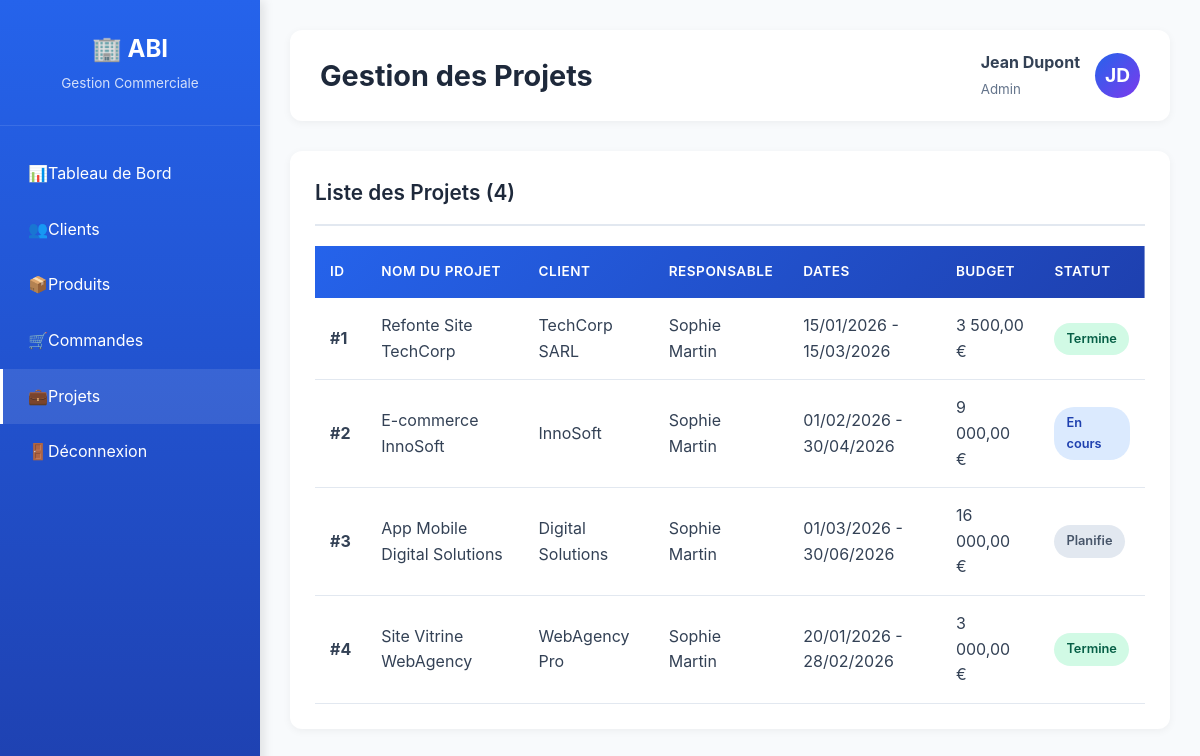
Page /public/pages/projets.php (signed in) on the committed database.
### tables this page shows
CREATE TABLE projets (
    id INT AUTO_INCREMENT PRIMARY KEY,
    nom VARCHAR(200) NOT NULL,
    description TEXT,
    client_id INT,
    responsable_id INT NOT NULL,
    date_debut DATE,
    date_fin DATE,
    statut ENUM('Planifie', 'En cours', 'Termine', 'Annule') DEFAULT 'Planifie',
    budget DECIMAL(12, 2),
    date_creation TIMESTAMP DEFAULT CURRENT_TIMESTAMP,
    FOREIGN KEY (client_id) REFERENCES clients(id) ON DELETE SET NULL,
    FOREIGN KEY (responsable_id) REFERENCES utilisateurs(id) ON DELETE CASCADE,
    INDEX idx_client (client_id),
    INDEX idx_responsable (responsable_id),
    INDEX idx_statut (statut)
);

CREATE TABLE clients (
    id INT AUTO_INCREMENT PRIMARY KEY,
    nom VARCHAR(100) NOT NULL,
    prenom VARCHAR(100) NOT NULL,
    entreprise VARCHAR(150),
    email VARCHAR(150) UNIQUE NOT NULL,
    telephone VARCHAR(20),
    adresse VARCHAR(255),
    ville VARCHAR(100),
    code_postal VARCHAR(10),
    pays VARCHAR(100) DEFAULT 'France',
    date_creation TIMESTAMP DEFAULT CURRENT_TIMESTAMP,
    INDEX idx_email (email),
    INDEX idx_entreprise (entreprise)
);

CREATE TABLE utilisateurs (
    id INT AUTO_INCREMENT PRIMARY KEY,
    nom VARCHAR(100) NOT NULL,
    prenom VARCHAR(100) NOT NULL,
    email VARCHAR(150) UNIQUE NOT NULL,
    mot_de_passe VARCHAR(255) NOT NULL,
    role ENUM('Directeur', 'RH', 'Commercial', 'Developpeur', 'Secretaire', 'Admin') DEFAULT 'Commercial',
    date_creation TIMESTAMP DEFAULT CURRENT_TIMESTAMP,
    INDEX idx_email (email),
    INDEX idx_role (role)
);

### includes/auth.php (called while the page is built, shortened)
<?php
function estConnecte() {
    return isset($_SESSION['utilisateur_id']);
}
function utilisateurConnecte() {
    if (estConnecte()) {
        return [
            'id' => $_SESSION['utilisateur_id'],
            'nom' => $_SESSION['utilisateur_nom'] ?? '',
            'prenom' => $_SESSION['utilisateur_prenom'] ?? '',
            'email' => $_SESSION['utilisateur_email'] ?? '',
            'role' => $_SESSION['utilisateur_role'] ?? ''
        ];
    }
    return null;
}

### classes/Database.php (called while the page is built, shortened)
<?php
class Database {
    private static $instance = null;
    private $connection;
    private function __construct() {
        try {
            $dsn = "mysql:host=" . DB_HOST . ";dbname=" . DB_NAME . ";charset=" . DB_CHARSET;
            $options = [
                PDO::ATTR_ERRMODE => PDO::ERRMODE_EXCEPTION,
                PDO::ATTR_DEFAULT_FETCH_MODE => PDO::FETCH_ASSOC,
                PDO::ATTR_EMULATE_PREPARES => false,
            ];
            $this->connection = new PDO($dsn, DB_USER, DB_PASS, $options);
        } catch (PDOException $e) {
            die("Erreur de connexion à la base de données: " . $e->getMessage());
        }
    }
    public static function getInstance() {
        if (self::$instance === null) {
            self::$instance = new self();
        }
        return self::$instance;
    }
    public function getConnection() {
        return $this->connection;
    }
}

### classes/Projet.php (called while the page is built, shortened)
<?php
class Projet {
    private $db;
    public function __construct() {
        $this->db = Database::getInstance()->getConnection();
    }
    public function getAll() {
        $stmt = $this->db->query("
            SELECT p.*,
                   c.nom as client_nom,
                   c.prenom as client_prenom,
                   c.entreprise as client_entreprise,
                   u.nom as responsable_nom,
                   u.prenom as responsable_prenom
            FROM projets p
            LEFT JOIN clients c ON p.client_id = c.id
            LEFT JOIN utilisateurs u ON p.responsable_id = u.id
            ORDER BY p.date_creation DESC
        ");
        return $stmt->fetchAll();
    }
}

### public/pages/projets.php (the view, shortened to what this page needs)
<?php
require_once '../../classes/Database.php';
require_once '../../classes/Projet.php';
require_once '../../includes/auth.php';
require_once '../../includes/functions.php';
$user = utilisateurConnecte();
$projetModel = new Projet();
$projets = $projetModel->getAll();
?>
<!DOCTYPE html>
<html lang="fr">
<head>
    <link rel="stylesheet" href="../../assets/css/style.css">
</head>
<body>
    <div class="wrapper">
        <aside class="sidebar">
            <div class="sidebar-header">
                <h2>🏢 ABI</h2>
                <p>Gestion Commerciale</p>
            </div>
            <nav class="sidebar-menu">
                <a href="../dashboard.php"><span>📊</span> Tableau de Bord</a>
                <a href="clients.php"><span>👥</span> Clients</a>
                <a href="produits.php"><span>📦</span> Produits</a>
                <a href="commandes.php"><span>🛒</span> Commandes</a>
                <a href="projets.php" class="active"><span>💼</span> Projets</a>
                <a href="../logout.php"><span>🚪</span> Déconnexion</a>
            </nav>
        </aside>
        <main class="main-content">
            <div class="header">
                <h1>Gestion des Projets</h1>
                <div class="user-info">
                    <div>
                        <strong><?php echo htmlspecialchars($user['prenom'] . ' ' . $user['nom']); ?></strong><br>
                        <small style="color: #64748b;"><?php echo htmlspecialchars($user['role']); ?></small>
                    </div>
                    <div class="user-avatar">
                        <?php echo strtoupper(substr($user['prenom'], 0, 1) . substr($user['nom'], 0, 1)); ?>
                    </div>
                </div>
            </div>
            <div class="card">
                <div class="card-header">
                    <h3>Liste des Projets (<?php echo count($projets); ?>)</h3>
                </div>
                <div class="table-responsive">
                    <table>
                        <thead>
                            <tr>
                                <th>ID</th>
                                <th>Nom du Projet</th>
                                <th>Client</th>
                                <th>Responsable</th>
                                <th>Dates</th>
                                <th>Budget</th>
                                <th>Statut</th>
                            </tr>
                        </thead>
                        <tbody>
                            <?php if (empty($projets)): ?>
                                <tr>
                                    <td colspan="7" style="text-align: center; padding: 30px;">Aucun projet trouvé</td>
                                </tr>
                            <?php else: ?>
                                <?php foreach ($projets as $projet): ?>
                                    <tr>
                                        <td><strong>#<?php echo $projet['id']; ?></strong></td>
                                        <td><?php echo htmlspecialchars($projet['nom']); ?></td>
                                        <td>
                                            <?php
                                            if ($projet['client_entreprise']) {
                                                echo htmlspecialchars($projet['client_entreprise']);
                                            } elseif ($projet['client_nom']) {
                                                echo htmlspecialchars($projet['client_prenom'] . ' ' . $projet['client_nom']);
                                            } else {
                                                echo '-';
                                            }
                                            ?>
                                        </td>
                                        <td><?php echo htmlspecialchars($projet['responsable_prenom'] . ' ' . $projet['responsable_nom']); ?></td>
                                        <td>
                                            <?php
                                            if ($projet['date_debut'] && $projet['date_fin']) {
                                                echo formaterDate($projet['date_debut']) . ' - ' . formaterDate($projet['date_fin']);
                                            } else {
                                                echo '-';
                                            }
                                            ?>
                                        </td>
                                        <td><?php echo $projet['budget'] ? formaterMontant($projet['budget']) : '-'; ?></td>
                                        <td><?php echo badgeStatut($projet['statut']); ?></td>
                                    </tr>
                                <?php endforeach; ?>
                            <?php endif; ?>
                        </tbody>
                    </table>
                </div>
            </div>
        </main>
    </div>
</body>
</html>

### includes/functions.php (shortened to what this page needs)
<?php
function formaterDate($date, $format = 'd/m/Y') {
    return date($format, strtotime($date));
}
function formaterMontant($montant) {
    return number_format($montant, 2, ',', ' ') . ' €';
}
function badgeStatut($statut) {
    $classes = [
        'En attente' => 'badge-warning',
        'En cours' => 'badge-info',
        'Livree' => 'badge-success',
        'Annulee' => 'badge-danger',
        'Planifie' => 'badge-secondary',
        'Termine' => 'badge-success'
    ];
    $class = $classes[$statut] ?? 'badge-secondary';
    return "<span class='badge $class'>$statut</span>";
}

### assets/css/style.css (style rules this page uses)
:root { --primary-color: #2563eb; --primary-dark: #1e40af; --secondary-color: #7c3aed; --success-color: #10b981; --warning-color: #f59e0b; --danger-color: #ef4444; --info-color: #3b82f6; --dark-color: #1e293b; --light-color: #f8fafc; --border-color: #e2e8f0; --text-color: #334155; --sidebar-width: 260px; }
* { margin: 0; padding: 0; box-sizing: border-box; }
body { font-family: 'Inter', -apple-system, BlinkMacSystemFont, 'Segoe UI', Roboto, sans-serif; background: var(--light-color); color: var(--text-color); line-height: 1.6; }
.wrapper { display: flex; min-height: 100vh; }
.sidebar { width: var(--sidebar-width); background: linear-gradient(180deg, var(--primary-color) 0%, var(--primary-dark) 100%); color: white; position: fixed; height: 100vh; overflow-y: auto; box-shadow: 4px 0 10px rgba(0,0,0,0.1); z-index: 1000; }
.sidebar-header { padding: 30px 20px; text-align: center; border-bottom: 1px solid rgba(255,255,255,0.1); }
.sidebar-header h2 { font-size: 1.5em; font-weight: 700; margin-bottom: 5px; }
.sidebar-header p { font-size: 0.85em; opacity: 0.8; }
.sidebar-menu { padding: 20px 0; }
.sidebar-menu a { display: flex; align-items: center; padding: 15px 25px; color: white; text-decoration: none; transition: all 0.3s ease; border-left: 3px solid transparent; }
.sidebar-menu a:hover, .sidebar-menu a.active { background: rgba(255,255,255,0.1); border-left-color: white; }
.main-content { flex: 1; margin-left: var(--sidebar-width); padding: 30px; }
.header { background: white; padding: 20px 30px; border-radius: 12px; box-shadow: 0 2px 8px rgba(0,0,0,0.05); margin-bottom: 30px; display: flex; justify-content: space-between; align-items: center; }
.header h1 { font-size: 1.8em; color: var(--dark-color); font-weight: 700; }
.user-info { display: flex; align-items: center; gap: 15px; }
.user-avatar { width: 45px; height: 45px; border-radius: 50%; background: linear-gradient(135deg, var(--primary-color), var(--secondary-color)); display: flex; align-items: center; justify-content: center; color: white; font-weight: 700; font-size: 1.2em; }
.card { background: white; border-radius: 12px; padding: 25px; box-shadow: 0 2px 8px rgba(0,0,0,0.05); margin-bottom: 20px; transition: all 0.3s ease; }
.card-header { display: flex; justify-content: space-between; align-items: center; margin-bottom: 20px; padding-bottom: 15px; border-bottom: 2px solid var(--border-color); }
.card-header h3 { font-size: 1.3em; color: var(--dark-color); font-weight: 600; }
.table-responsive { overflow-x: auto; }
table { width: 100%; border-collapse: collapse; background: white; }
table thead { background: linear-gradient(135deg, var(--primary-color), var(--primary-dark)); color: white; }
table th { padding: 15px; text-align: left; font-weight: 600; text-transform: uppercase; font-size: 0.85em; letter-spacing: 0.5px; }
table td { padding: 15px; border-bottom: 1px solid var(--border-color); }
table tbody tr { transition: all 0.2s ease; }
.badge { padding: 6px 12px; border-radius: 20px; font-size: 0.8em; font-weight: 600; display: inline-block; }
.badge-success { background: #d1fae5; color: #065f46; }
.badge-info { background: #dbeafe; color: #1e40af; }
.badge-secondary { background: #e2e8f0; color: #475569; }

### rows in the picture
projets: id "1", nom "Refonte Site TechCorp", client.entreprise "TechCorp SARL", responsable.nom "Sophie Martin", date_debut "15/01/2026", date_fin "15/03/2026", budget "3 500,00 €", statut "Termine"
projets: id "2", nom "E-commerce InnoSoft", client.entreprise "InnoSoft", responsable.nom "Sophie Martin", date_debut "01/02/2026", date_fin "30/04/2026", budget "9 000,00 €", statut "En cours"
projets: id "3", nom "App Mobile Digital Solutions", client.entreprise "Digital Solutions", responsable.nom "Sophie Martin", date_debut "01/03/2026", date_fin "30/06/2026", budget "16 000,00 €", statut "Planifie"
projets: id "4", nom "Site Vitrine WebAgency", client.entreprise "WebAgency Pro", responsable.nom "Sophie Martin", date_debut "20/01/2026", date_fin "28/02/2026", budget "3 000,00 €", statut "Termine"

### other values in the picture
$user['prenom'] . ' ' . $user['nom'] "Jean Dupont"
$user['role'] "Admin"
substr($user['prenom'], 0, 1) . substr($user['nom'], 0, 1) "JD"
count($projets) "4"
